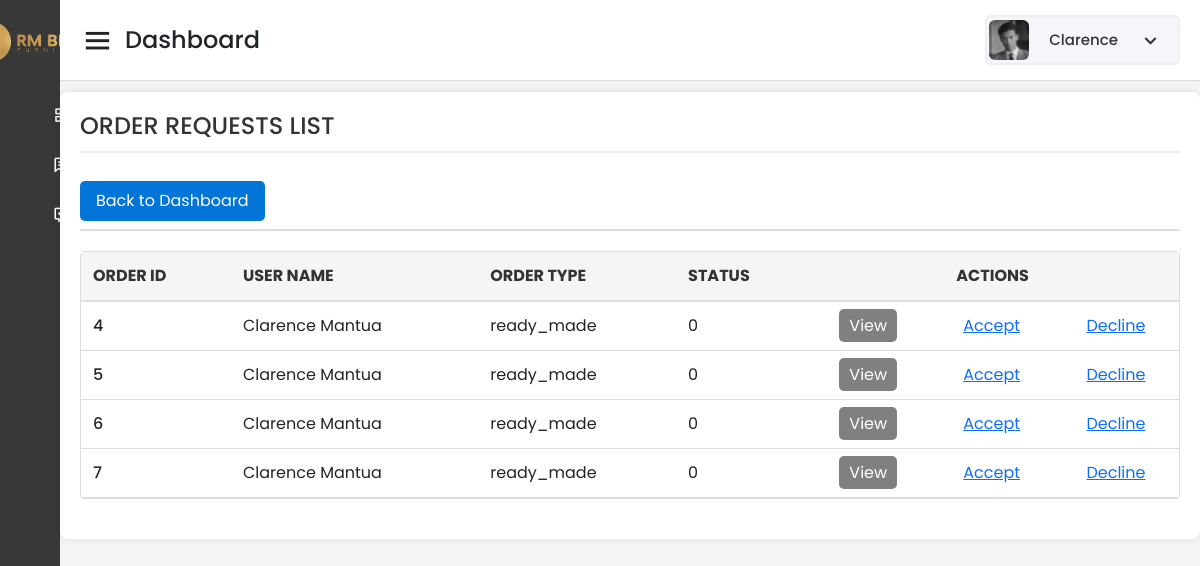
Before: /Capstone_Admin/order-requests/read-all-request-form.php (signed in) with the older database file.
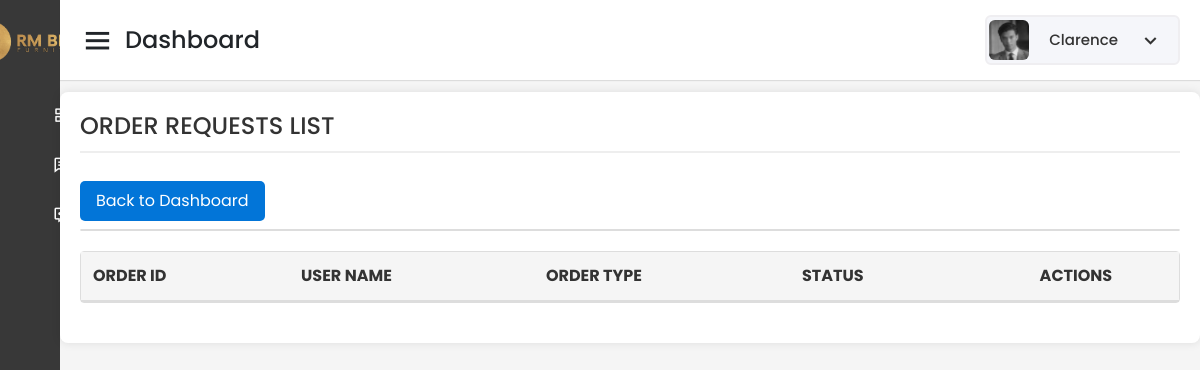
After: the same page with the newer database file.
### tables this page shows
CREATE TABLE `tbl_order_request` (
  `Request_ID` int(11) NOT NULL AUTO_INCREMENT,
  `User_ID` varchar(150) NOT NULL,
  `Product_ID` int(11) DEFAULT NULL,
  `Customization_ID` int(11) DEFAULT NULL,
  `Quantity` int(11) NOT NULL,
  `Order_Type` enum('ready_made','pre_order','custom') NOT NULL DEFAULT 'ready_made',
  `Order_Status` int(3) NOT NULL DEFAULT 0,
  `Total_Price` decimal(10,2) NOT NULL,
  `Request_Date` timestamp NOT NULL DEFAULT current_timestamp(),
  PRIMARY KEY (`Request_ID`),
  KEY `Product_ID` (`Product_ID`),
  KEY `User_ID` (`User_ID`),
  KEY `Customization_ID` (`Customization_ID`),
  CONSTRAINT `tbl_order_request_ibfk_1` FOREIGN KEY (`Product_ID`) REFERENCES `tbl_prod_info` (`Product_ID`) ON DELETE CASCADE,
  CONSTRAINT `tbl_order_request_ibfk_2` FOREIGN KEY (`User_ID`) REFERENCES `tbl_user_info` (`User_ID`) ON DELETE CASCADE,
  CONSTRAINT `tbl_order_request_ibfk_3` FOREIGN KEY (`Customization_ID`) REFERENCES `tbl_customizations_temp` (`Temp_Customization_ID`) ON DELETE SET NULL
);

### Capstone_Admin/order-requests/read-all-request-form.php (the view, shortened to what this page needs)
<?php
include '../config/database.php';
$adminId = $_SESSION['admin_id'];
$stmt = $pdo->prepare("SELECT First_Name, PicPath FROM tbl_admin_info WHERE Admin_ID = :admin_id");
$stmt->bindParam(':admin_id', $adminId);
$stmt->execute();
$admin = $stmt->fetch(PDO::FETCH_ASSOC);
$adminName = htmlspecialchars($admin['First_Name']);
$profilePicPath = htmlspecialchars($admin['PicPath']);
$query = "
    SELECT
        o.Request_ID AS Order_ID,
        CONCAT(u.First_Name, ' ', u.Last_Name) AS User_Name,
        o.Order_Type,
        o.Order_Status
    FROM tbl_order_request o
    JOIN tbl_user_info u ON o.User_ID = u.User_ID
";
$stmt = $pdo->prepare($query);
$stmt->execute();
$rows = $stmt->fetchAll(PDO::FETCH_ASSOC);
?>
<!DOCTYPE html>
<html lang="en" dir="ltr">
<head>
    <link href="../static/css/bootstrap.min.css" rel="stylesheet">
    <link href="../static/css-files/dashboard.css" rel="stylesheet">
    <link href="../static/css-files/button.css" rel="stylesheet">
    <link href="../static/css-files/admin_homev2.css" rel="stylesheet">
    <link href="https://unpkg.com/boxicons@2.0.7/css/boxicons.min.css" rel="stylesheet" />
</head>
<body>
    <div class="sidebar">
      <div class="logo-details">
        <span class="logo_name">
            <img src="../static/images/rm raw png.png" alt="RM BETIS FURNITURE"  class="logo_name">
        </span>
    </div>
        <ul class="nav-links">
            <li>
                <a href="../dashboard/dashboard.php" class="">
                    <span class="links_name">Dashboard</span>
                </a>
            </li>
            <li>
                <a href="../purchase-history/read-all-history-form.php" class="">
                    <span class="links_name">All Purchase History</span>
                </a>
            </li>
            <li>
    <a href="../reviews/read-all-reviews-form.php">
        <span class="links_name">All Reviews</span>
    </a>
</li>
        </ul>
    </div>
    <section class="home-section">
        <nav>
            <div class="sidebar-button">
                <i class="bx bx-menu sidebarBtn"></i>
                <span class="dashboard">Dashboard</span>
            </div>
            <div class="profile-details" onclick="toggleDropdown()">
                <img src="../<?php echo $profilePicPath; ?>" alt="Profile Picture" />
                <span class="admin_name"><?php echo $adminName; ?></span>
                <i class="bx bx-chevron-down dropdown-button"></i>
            </div>
        </nav>
        <br><br><br>
        <div class="container_boxes">
            <h4>ORDER REQUESTS LIST</h4>
            <div class="button-container">
                    <a href="../dashboard/dashboard.php" class="buttonBack">Back to Dashboard</a>
                </div>
                <table>
            <table width="100%" border="1" cellspacing="5">
                <tr>
                    <th>ORDER ID</th>
                    <th>USER NAME</th>
                    <th>ORDER TYPE</th>
                    <th>STATUS</th>
                    <th colspan="5" style="text-align: center;">ACTIONS</th>
                </tr>
                <?php
                foreach ($rows as $row) {
                    $orderID = htmlspecialchars($row["Order_ID"]);
                    $userName = htmlspecialchars($row["User_Name"]);
                    $orderType = htmlspecialchars($row["Order_Type"]);
                    $status = htmlspecialchars($row["Order_Status"]);
                    if ($orderType == 'custom') {
                        $viewURL = "read-one-form-customize.php?id=$orderID";
                    } else {
                        $viewURL = "read-one-request-form.php?id=$orderID";
                    }
                    echo '
                    <tr>
                        <td>'.$orderID.'</td>
                        <td>'.$userName.'</td>
                        <td>'.$orderType.'</td>
                        <td>'.$status.'</td>
                        <td style="text-align: center;"><a class="buttonView" href="'.$viewURL.'" target="_parent">View</a></td>
                        <td style="text-align: center;"><a class="buttonAccept" href="accept-request-rec.php?id='.$orderID.'" target="_parent">Accept</a></td>
                        <td style="text-align: center;"><a class="buttonDecline" href="decline-request-rec.php?id='.$orderID.'" target="_parent">Decline</a></td>
                    </tr>';
                }
                ?>
            </table>
        </div>
    </section>
</body>
</html>

### Capstone_Admin/static/css-files/dashboard.css (style rules this page uses)
.profile-details { position: relative; display: flex; align-items: center; cursor: pointer; }
.profile-details img { width: 40px; height: 40px; border-radius: 50%; margin-right: 10px; }
.dropdown-button { cursor: pointer; font-size: 18px; margin-left: 10px; }

### Capstone_Admin/static/css-files/button.css (style rules this page uses)
.buttonView, .buttonBack, .buttonUpdate, .buttonEdit, .buttonDelete { text-decoration: none; color: white; padding: 5px 10px; border-radius: 5px; transition: all 0.2s ease; }
.buttonBack { background-color: #475569; }
.container_boxes { padding: 20px; margin: 20px auto; max-width: 100vw; background-color: #ffffff; border-radius: 8px; box-shadow: 0 0 10px rgba(0,0,0,0.1); }
.container_boxes h4 { color: #333; margin-bottom: 20px; padding-bottom: 10px; border-bottom: 2px solid #eee; display: flex; justify-content: space-between; align-items: center; }
.container_boxes table { width: 100%; border-collapse: separate; border-spacing: 0; border: 1px solid #ddd; border-radius: 4px; }
.container_boxes th { background-color: #f5f5f5; padding: 12px; text-align: left; border-bottom: 2px solid #ddd; color: #333; }
::placeholder { color: #adb5bd; opacity: 1; }
.button-container { margin-top: 20px; display: flex; gap: 10px; justify-content: flex-start; }
table { width: 100%; border-collapse: collapse; margin-bottom: 20px; }
h4 { text-align: center; margin-bottom: 30px; color: #333; }
.buttonView { background-color: grey; }
.container_boxes td { padding: 12px; border-bottom: 1px solid #ddd; }
table td { padding: 8px; vertical-align: middle; }
table td:first-child { width: 150px; font-weight: 500; }

### Capstone_Admin/static/css-files/admin_homev2.css (style rules this page uses)
* { margin: 0; padding: 0; box-sizing: border-box; font-family: 'Poppins', sans-serif; }
.logo-details { display: flex; justify-content: center; align-items: center; height: 200px; }
.logo_name img { width: 130px; height: auto; cursor: pointer; }
.sidebar { position: fixed; height: 100%; width: 240px; background: #383838; transition: all 0.5s ease; }
.sidebar .logo-details { height: 80px; display: flex; align-items: center; }
.sidebar .logo-details .logo_name { color: #fff; font-size: 24px; font-weight: 500; }
.sidebar .nav-links { margin-top: 10px; }
.sidebar .nav-links li { position: relative; list-style: none; height: 50px; }
.sidebar .nav-links li a { height: 100%; width: 100%; display: flex; align-items: center; text-decoration: none; transition: all 0.4s ease; }
.sidebar .nav-links li a .links_name { color: #fff; font-size: 15px; font-weight: 400; white-space: nowrap; }
.home-section { position: relative; background: #f5f5f5; min-height: 100vh; width: calc(100% - 240px); left: 240px; transition: all 0.5s ease; }
.home-section nav { display: flex; justify-content: space-between; height: 80px; background: #fff; display: flex; align-items: center; position: fixed; width: calc(100% - 240px); left: 240px; z-index: 100; padding: 0 20px; box-shadow: 0 1px 1px rgba(0, 0, 0, 0.1); transition: all 0.5s ease; }
.home-section nav .sidebar-button { display: flex; align-items: center; font-size: 24px; font-weight: 500; }
nav .sidebar-button i { font-size: 35px; margin-right: 10px; cursor: pointer; }
.home-section nav .profile-details { display: flex; align-items: center; background: #F5F6FA; border: 2px solid #EFEEF1; border-radius: 6px; height: 50px; min-width: 190px; padding: 0 15px 0 2px; }
nav .profile-details img { height: 40px; width: 40px; border-radius: 6px; object-fit: cover; }
nav .profile-details .admin_name { font-size: 15px; font-weight: 500; color: #333; margin: 0 10px; white-space: nowrap; }
nav .profile-details i { font-size: 25px; color: #333; }
@media (max-width: 1240px) { .sidebar { width: 60px; } }
@media (max-width: 1240px) { .home-section { width: calc(100% - 60px); left: 60px; } }
@media (max-width: 1240px) { .home-section nav { width: calc(100% - 60px); left: 60px; } }
.button-container { display: flex; justify-content: space-between; margin-top: 1rem; }
.buttonUpdate, .buttonDelete, .buttonBack { padding: 0.5rem 1rem; border: none; border-radius: 5px; cursor: pointer; }
.buttonBack { background-color: #0275d8; color: white; text-decoration: none; display: inline-block; text-align: center; margin-top: 8px; margin-bottom: 8px; }

Changed rows visible on the page:
removed tbl_order_request: Request_ID "4", userName "Clarence Mantua", Order_Type "ready_made", Order_Status "0"
removed tbl_order_request: Request_ID "5", userName "Clarence Mantua", Order_Type "ready_made", Order_Status "0"
removed tbl_order_request: Request_ID "6", userName "Clarence Mantua", Order_Type "ready_made", Order_Status "0"
removed tbl_order_request: Request_ID "7", userName "Clarence Mantua", Order_Type "ready_made", Order_Status "0"
